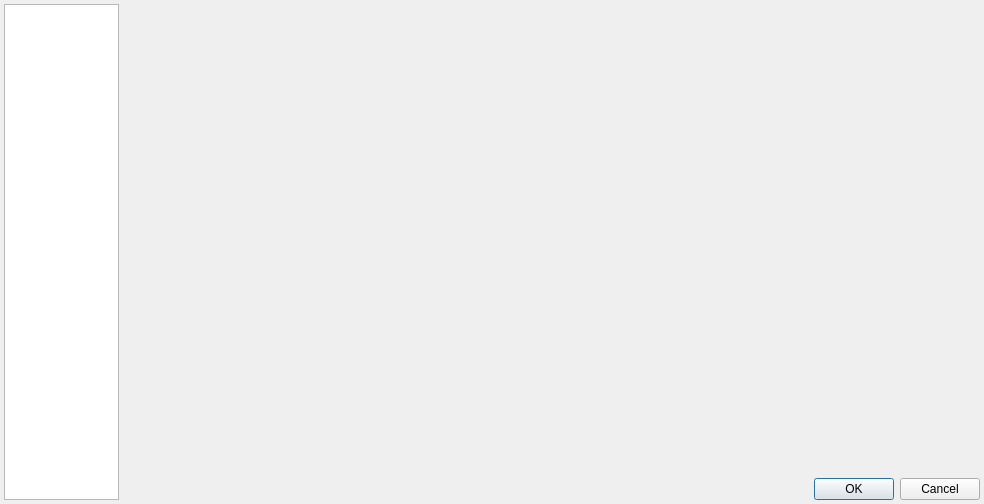
<?xml version="1.0" encoding="UTF-8"?>
<ui version="4.0">
 <class>OptionsDialog</class>
 <widget class="QDialog" name="OptionsDialog">
  <property name="geometry">
   <rect>
    <x>0</x>
    <y>0</y>
    <width>984</width>
    <height>504</height>
   </rect>
  </property>
  <property name="windowTitle">
   <string>Dialog</string>
  </property>
  <layout class="QGridLayout" name="gridLayout">
   <property name="margin">
    <number>4</number>
   </property>
   <item row="0" column="0" rowspan="2">
    <widget class="QListWidget" name="contentsWidget">
     <property name="sizePolicy">
      <sizepolicy hsizetype="Fixed" vsizetype="Expanding">
       <horstretch>0</horstretch>
       <verstretch>0</verstretch>
      </sizepolicy>
     </property>
     <property name="minimumSize">
      <size>
       <width>115</width>
       <height>0</height>
      </size>
     </property>
     <property name="maximumSize">
      <size>
       <width>115</width>
       <height>16777215</height>
      </size>
     </property>
     <property name="baseSize">
      <size>
       <width>0</width>
       <height>0</height>
      </size>
     </property>
     <property name="horizontalScrollBarPolicy">
      <enum>Qt::ScrollBarAlwaysOff</enum>
     </property>
     <property name="iconSize">
      <size>
       <width>96</width>
       <height>84</height>
      </size>
     </property>
     <property name="movement">
      <enum>QListView::Static</enum>
     </property>
     <property name="spacing">
      <number>12</number>
     </property>
     <property name="viewMode">
      <enum>QListView::IconMode</enum>
     </property>
    </widget>
   </item>
   <item row="0" column="1">
    <widget class="QStackedWidget" name="pagesWidget">
     <property name="frameShape">
      <enum>QFrame::NoFrame</enum>
     </property>
    </widget>
   </item>
   <item row="1" column="1">
    <widget class="QDialogButtonBox" name="buttonBox">
     <property name="sizePolicy">
      <sizepolicy hsizetype="Expanding" vsizetype="Preferred">
       <horstretch>0</horstretch>
       <verstretch>0</verstretch>
      </sizepolicy>
     </property>
     <property name="orientation">
      <enum>Qt::Horizontal</enum>
     </property>
     <property name="standardButtons">
      <set>QDialogButtonBox::Cancel|QDialogButtonBox::Ok</set>
     </property>
    </widget>
   </item>
  </layout>
 </widget>
 <resources/>
 <connections>
  <connection>
   <sender>buttonBox</sender>
   <signal>accepted()</signal>
   <receiver>OptionsDialog</receiver>
   <slot>accept()</slot>
   <hints>
    <hint type="sourcelabel">
     <x>248</x>
     <y>254</y>
    </hint>
    <hint type="destinationlabel">
     <x>157</x>
     <y>274</y>
    </hint>
   </hints>
  </connection>
  <connection>
   <sender>buttonBox</sender>
   <signal>rejected()</signal>
   <receiver>OptionsDialog</receiver>
   <slot>reject()</slot>
   <hints>
    <hint type="sourcelabel">
     <x>316</x>
     <y>260</y>
    </hint>
    <hint type="destinationlabel">
     <x>286</x>
     <y>274</y>
    </hint>
   </hints>
  </connection>
 </connections>
</ui>
